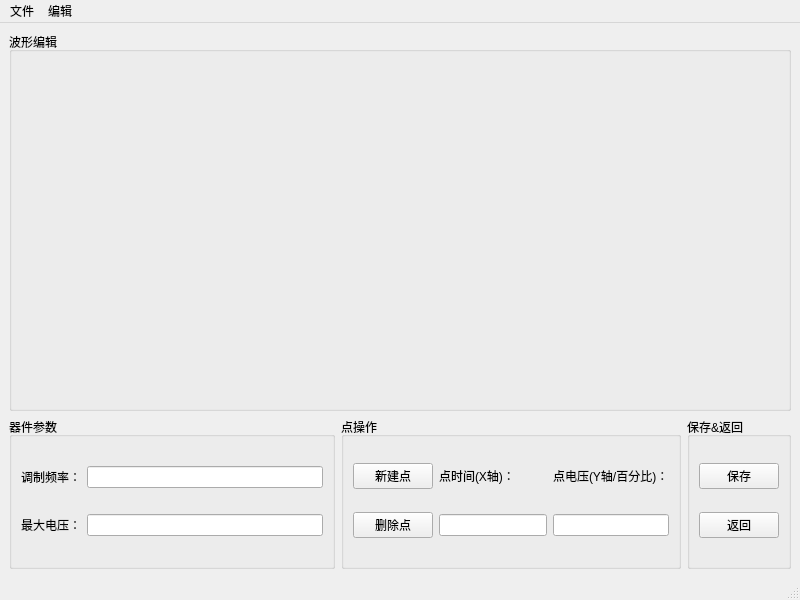
<?xml version="1.0" encoding="UTF-8"?>
<ui version="4.0">
 <class>WindowWaveDesigner</class>
 <widget class="QMainWindow" name="WindowWaveDesigner">
  <property name="geometry">
   <rect>
    <x>0</x>
    <y>0</y>
    <width>800</width>
    <height>600</height>
   </rect>
  </property>
  <property name="windowTitle">
   <string>MainWindow</string>
  </property>
  <widget class="QWidget" name="centralwidget">
   <layout class="QGridLayout" name="gridLayout" rowstretch="5,2">
    <item row="1" column="0">
     <widget class="QGroupBox" name="groupBoxDevice">
      <property name="title">
       <string>器件参数</string>
      </property>
      <layout class="QGridLayout" name="gridLayout_5">
       <item row="0" column="0">
        <widget class="QLabel" name="labelFrequency">
         <property name="text">
          <string>调制频率：</string>
         </property>
        </widget>
       </item>
       <item row="0" column="1">
        <widget class="QLineEdit" name="lineEditFrequency">
         <property name="sizePolicy">
          <sizepolicy hsizetype="Preferred" vsizetype="Fixed">
           <horstretch>0</horstretch>
           <verstretch>0</verstretch>
          </sizepolicy>
         </property>
        </widget>
       </item>
       <item row="1" column="0">
        <widget class="QLabel" name="labelMaxVoltage">
         <property name="text">
          <string>最大电压：</string>
         </property>
        </widget>
       </item>
       <item row="1" column="1">
        <widget class="QLineEdit" name="lineEditMaxVoltage"/>
       </item>
      </layout>
     </widget>
    </item>
    <item row="1" column="1">
     <widget class="QGroupBox" name="groupBoxOption">
      <property name="title">
       <string>点操作</string>
      </property>
      <layout class="QGridLayout" name="gridLayout_2">
       <item row="1" column="0">
        <widget class="QPushButton" name="pushButtonDelete">
         <property name="sizePolicy">
          <sizepolicy hsizetype="Preferred" vsizetype="Fixed">
           <horstretch>0</horstretch>
           <verstretch>0</verstretch>
          </sizepolicy>
         </property>
         <property name="text">
          <string>删除点</string>
         </property>
        </widget>
       </item>
       <item row="0" column="1">
        <widget class="QLabel" name="labelPointTime">
         <property name="text">
          <string>点时间(X轴)：</string>
         </property>
        </widget>
       </item>
       <item row="1" column="1">
        <widget class="QLineEdit" name="lineEditPointTime">
         <property name="sizePolicy">
          <sizepolicy hsizetype="Preferred" vsizetype="Fixed">
           <horstretch>0</horstretch>
           <verstretch>0</verstretch>
          </sizepolicy>
         </property>
        </widget>
       </item>
       <item row="0" column="0">
        <widget class="QPushButton" name="pushButtonNew">
         <property name="sizePolicy">
          <sizepolicy hsizetype="Preferred" vsizetype="Fixed">
           <horstretch>0</horstretch>
           <verstretch>0</verstretch>
          </sizepolicy>
         </property>
         <property name="text">
          <string>新建点</string>
         </property>
        </widget>
       </item>
       <item row="0" column="2">
        <widget class="QLabel" name="labelPointVoltage">
         <property name="text">
          <string>点电压(Y轴/百分比)：</string>
         </property>
        </widget>
       </item>
       <item row="1" column="2">
        <widget class="QLineEdit" name="lineEditPointVoltage">
         <property name="sizePolicy">
          <sizepolicy hsizetype="Preferred" vsizetype="Fixed">
           <horstretch>0</horstretch>
           <verstretch>0</verstretch>
          </sizepolicy>
         </property>
        </widget>
       </item>
      </layout>
      <zorder>pushButtonDelete</zorder>
      <zorder>pushButtonNew</zorder>
      <zorder>labelPointTime</zorder>
      <zorder>lineEditPointTime</zorder>
      <zorder>labelPointVoltage</zorder>
      <zorder>lineEditPointVoltage</zorder>
     </widget>
    </item>
    <item row="1" column="2">
     <widget class="QGroupBox" name="groupBoxSaveExit">
      <property name="title">
       <string>保存&amp;&amp;返回</string>
      </property>
      <layout class="QGridLayout" name="gridLayout_3">
       <item row="0" column="0">
        <widget class="QPushButton" name="pushButtonSave">
         <property name="sizePolicy">
          <sizepolicy hsizetype="Preferred" vsizetype="Fixed">
           <horstretch>0</horstretch>
           <verstretch>0</verstretch>
          </sizepolicy>
         </property>
         <property name="text">
          <string>保存</string>
         </property>
        </widget>
       </item>
       <item row="1" column="0">
        <widget class="QPushButton" name="pushButtonExit">
         <property name="sizePolicy">
          <sizepolicy hsizetype="Preferred" vsizetype="Fixed">
           <horstretch>0</horstretch>
           <verstretch>0</verstretch>
          </sizepolicy>
         </property>
         <property name="text">
          <string>返回</string>
         </property>
        </widget>
       </item>
      </layout>
     </widget>
    </item>
    <item row="0" column="0" colspan="3">
     <widget class="QGroupBox" name="groupBoxWave">
      <property name="title">
       <string>波形编辑</string>
      </property>
      <layout class="QGridLayout" name="gridLayout_4">
       <item row="0" column="0">
        <widget class="QCustomPlot" name="widgetWave" native="true">
         <property name="sizePolicy">
          <sizepolicy hsizetype="Expanding" vsizetype="Expanding">
           <horstretch>0</horstretch>
           <verstretch>0</verstretch>
          </sizepolicy>
         </property>
        </widget>
       </item>
      </layout>
     </widget>
    </item>
   </layout>
  </widget>
  <widget class="QMenuBar" name="menubar">
   <property name="geometry">
    <rect>
     <x>0</x>
     <y>0</y>
     <width>800</width>
     <height>26</height>
    </rect>
   </property>
   <widget class="QMenu" name="menuFile">
    <property name="title">
     <string>文件</string>
    </property>
    <addaction name="actionNew"/>
    <addaction name="actionOpen"/>
    <addaction name="actionSave"/>
    <addaction name="actionSaveAs"/>
    <addaction name="separator"/>
    <addaction name="actionExit"/>
   </widget>
   <widget class="QMenu" name="menuEdit">
    <property name="title">
     <string>编辑</string>
    </property>
    <addaction name="actionUndo"/>
    <addaction name="actionRedo"/>
   </widget>
   <addaction name="menuFile"/>
   <addaction name="menuEdit"/>
  </widget>
  <widget class="QStatusBar" name="statusbar"/>
  <action name="actionNew">
   <property name="text">
    <string>新建</string>
   </property>
  </action>
  <action name="actionOpen">
   <property name="text">
    <string>打开</string>
   </property>
  </action>
  <action name="actionSave">
   <property name="text">
    <string>保存</string>
   </property>
  </action>
  <action name="actionExit">
   <property name="text">
    <string>返回</string>
   </property>
  </action>
  <action name="actionUndo">
   <property name="text">
    <string>撤销</string>
   </property>
  </action>
  <action name="actionRedo">
   <property name="text">
    <string>恢复</string>
   </property>
  </action>
  <action name="actionSaveAs">
   <property name="text">
    <string>保存为文件</string>
   </property>
  </action>
 </widget>
 <customwidgets>
  <customwidget>
   <class>QCustomPlot</class>
   <extends>QWidget</extends>
   <header location="global">qcustomplot.h</header>
   <container>1</container>
  </customwidget>
 </customwidgets>
 <resources/>
 <connections>
  <connection>
   <sender>actionExit</sender>
   <signal>triggered()</signal>
   <receiver>WindowWaveDesigner</receiver>
   <slot>close()</slot>
   <hints>
    <hint type="sourcelabel">
     <x>-1</x>
     <y>-1</y>
    </hint>
    <hint type="destinationlabel">
     <x>399</x>
     <y>299</y>
    </hint>
   </hints>
  </connection>
  <connection>
   <sender>pushButtonExit</sender>
   <signal>clicked()</signal>
   <receiver>WindowWaveDesigner</receiver>
   <slot>close()</slot>
   <hints>
    <hint type="sourcelabel">
     <x>734</x>
     <y>522</y>
    </hint>
    <hint type="destinationlabel">
     <x>399</x>
     <y>299</y>
    </hint>
   </hints>
  </connection>
 </connections>
</ui>
